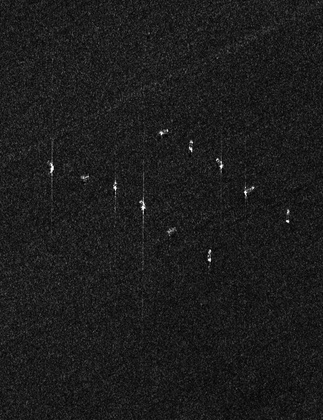
%> input picture testdata/2.jpg, 323 x 420 px, shrunk from 1001 x 1301 before the run
$ octave --eval "sar_cfar_6(imread('testdata/2.jpg'));"   (GNU Octave 9; MATLAB toolbox functions it lacks are replaced by stand-ins)
%> lines starting %> are read from the running program, lines starting %| are printed output that depends on the picture; in (x1, y1, x2, y2) boxes, pixels count from 0 and x2, y2 are one past the last pixel; in counts of white or black regions, pixels touching at a corner belong together; the program's own positions count from 1
function sar_cfar_6(f,width,height,pfa)
%SAR图像CFAR目标检测算法，算法采用的是基于瑞利分布的双参数CFAR算法
%   sar_cfar_4(hObject,eventdata,handles,f)，hObject,eventdata,handles分别是
%   图形界面程序传递下来的对象，事件，句柄；在这里，对象和事件均未使用，只使用了
%   句柄，f为输入的SAR图像，此时，SAR图像已经由三维变成了一维

tic;
densGate = 2;              %密度滤波阈值
rad = 2;                        %形态学滤波结构元素半径值
f = double(f);
f_size = size(f);
%> f_size = [420 323]
if nargin<2
	width = 20;
	height = 20;
    pfa = 0.001;
end
pf = pfa;
%--------------------------------------------------------------------------
%        一、确定CFAR检测器参数，包括窗口尺寸，保护区宽度，杂波区宽度
%--------------------------------------------------------------------------

%--确定CFAR检测器的参数
%--1.取长宽中的最大值
global tMaxLength;
tMaxLength = max(width,height);

%--2.确定保护区的边长
global proLength;
proLength = tMaxLength*2 + 1;                           %为方便计算，取为奇数

%--3.确定杂波区环形宽度
global cLength;
cLength = 1;                                            %厚度一般为1个像素点

%--4.计算用于杂波区域的像素数
numPix = 2*cLength*(2*cLength+proLength+proLength);

%--5.CFAR检测器边长的一半
global cfarHalfLength;
cfarHalfLength = tMaxLength+cLength;

%--6.CFAR检测器边长
global cfarLength;
cfarLength = proLength + 2*cLength;

%--------------------------------------------------------------------------
%         二、对原图像边界扩充，以消除边界的影响
%--------------------------------------------------------------------------
padLength = cfarHalfLength;           %确定图像填充的边界大小为CFAR滑窗的一半
global g;
g = padarray(f,[padLength padLength],'symmetric');      %g为填充后的图像
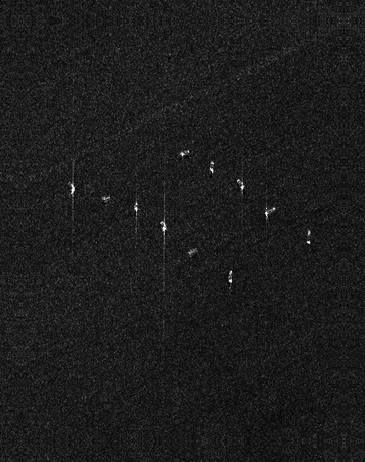
%> g: size 462x365 double; min 0, max 255, mean 28.4
global g_dis;                                           %画图
g_dis = g;                                              %画图

%--------------------------------------------------------------------------
%         三、确定CFAR阈值
%--------------------------------------------------------------------------

th = (2*sqrt(-log(pf))-sqrt(pi))/(sqrt(4-pi));  %该阈值由认为确定的虚警概率求
                                                %得

%--------------------------------------------------------------------------
%        四、利用CFAR检测器，求解局部阈值，执行单个像素点的判断
%--------------------------------------------------------------------------

%--1.定义结果处理矩阵
global resultArray
resultArray = zeros(size(g));
gloTh = 0.8 * mean2(g);
%> gloTh = 22.75
disp(['global threshold is ', num2str(gloTh)]);
%| global threshold is 22.7471
%--2.CFAR检测
for i = (1+padLength):(f_size(1)+padLength)
    for j = (1+padLength):(f_size(2)+padLength)
        if g(i,j) < gloTh
            continue;
        end
        [csIndex1, csIndex2, csIndex3, csIndex4] = getEstSec(i,j,1);
                        %得到(i,j)处像素所对应的4个杂波估计区域，如上图所示
        [u,delta] = cfarEstPra(csIndex1,csIndex2,csIndex3,csIndex4);
                        %由杂波区域得到均值和标准偏差
        temp = (g(i,j)-u)/delta;    %计算双参数CFAR检测判别式
        %目标点判别
        if temp > th
            resultArray(i,j) = 1;
        end
        i
        j
    end
end
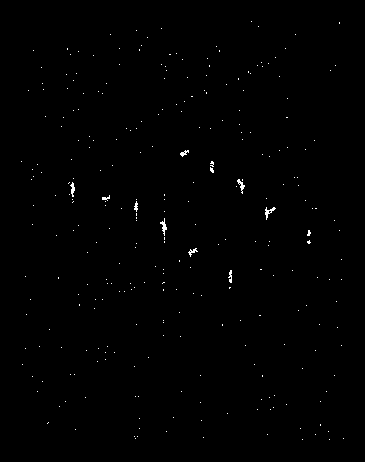
%> resultArray: size 462x365 double; values 0 (black) and 1 (white), 0.41% white in thin lines or dots, all inside (x1, y1, x2, y2) = (21, 21, 344, 440)

%--------------------------------------------------------------------------
%                         五、目标像素聚类
%--------------------------------------------------------------------------
%--1.密度滤波
[row col] = find(resultArray == 1);     %找到目标像素点的行列坐标
%> row = 690 values from 22 to 440; col = 690 values from 22 to 344
numIndex2 = numel(row);                 %确定目标点个数
%> numIndex2 = 690
resultArray2 = zeros(size(g));          %resultArray2用以存放密度滤波后的矩阵
for k = 1:numIndex2                     %执行密度滤波
    resultArray2(row(k),col(k)) = densfilt(row(k),col(k),width,height,...
                                   densGate);
end
%> this loop made 690 passes
%> (rStart in densfilt, rEnd in densfilt, cStart in densfilt, cEnd in densfilt, num in densfilt, value in densfilt) on passes 1 to 3: (152, 172, 12, 32, 1, 0), (355, 375, 13, 33, 1, 0), (267, 287, 16, 36, 1, 0)
%> pass 1, in densfilt, `densSection = resultArray(rStart:rEnd,cStart:cEnd);`:
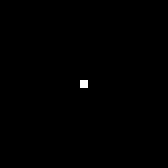
%> densSection: size 21x21 double (shown 8 times larger); values 0 (black) and 1 (white), 0.23% white in thin lines or dots, all inside (x1, y1, x2, y2) = (10, 10, 11, 11)
%> after the loop:
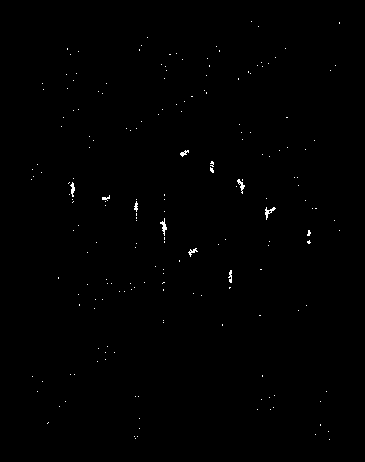
%> resultArray2: size 462x365 double; values 0 (black) and 1 (white), 0.36% white in thin lines or dots, all inside (x1, y1, x2, y2) = (31, 21, 340, 440)

%--2.形态学滤波
se = strel('disk',rad);
resultArray3 = imclose(resultArray2,se);        %闭运算
se = strel('disk',1);
resultArray3 = imerode(resultArray3,se);        %腐蚀
%> resultArray3: size 462x365 double; values 0 (black) and 1 (white), 0.1% white in thin lines or dots, all inside (x1, y1, x2, y2) = (69, 151, 310, 282)
% waitbar(1,hWaitbar,'算法完毕');
% close(hWaitbar);
% toc
% t = toc;                                        %计算算法时间

%--3.展示结果图片
resultArray = resultArray((padLength+1):(end-padLength),(padLength+1):(end-padLength));
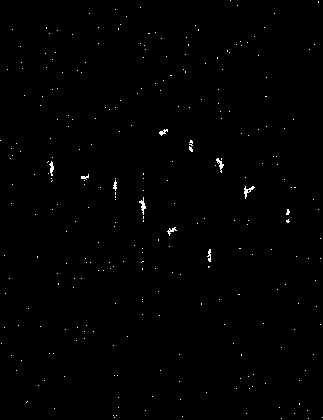
%> resultArray: size 420x323 double; values 0 (black) and 1 (white), 0.51% white in thin lines or dots
figure('Name','CFAR检测后二值图'),imshow(resultArray);
resultArray2 = resultArray2((padLength+1):(end-padLength),(padLength+1):(end-padLength));
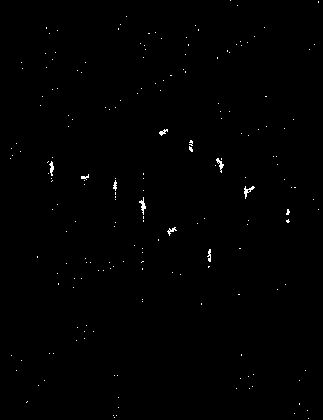
%> resultArray2: size 420x323 double; values 0 (black) and 1 (white), 0.44% white in thin lines or dots
figure('Name','密度滤波后二值图'),imshow(resultArray2);
resultArray3 = resultArray3((padLength+1):(end-padLength),(padLength+1):(end-padLength));
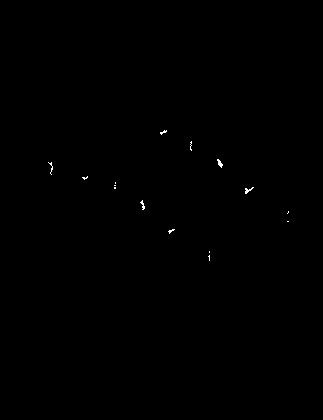
%> resultArray3: size 420x323 double; values 0 (black) and 1 (white), 0.13% white in thin lines or dots, all inside (x1, y1, x2, y2) = (48, 130, 289, 261)
figure('Name','形态滤波后二值图'),imshow(resultArray3);
toc;
%--4.计算检测性能
% [rows, cols] = size(resultArray);
% countAll = sum(sum(resultArray));
% PAll = countAll/rows/cols;
% countTar = sum(sum(resultArray2));
% countFal = countAll - countTar;

% % --------------------------------------------------------------------------
% %                            本算法中用到的函数
% % --------------------------------------------------------------------------
% %
% % ------------一、密度滤波函数-----------------------------------------------
function value = densfilt(r,c,width,height,densGate)
%   value=densfilt(r,c,width,height,densGate)，r、c分别代表测试像素的行和列；
%   width、height分表代表滤波矩形模板的宽和高，densGate代表滤波阈值，value值
%   是判别结果

global resultArray
a = ceil(height/2);
b = ceil(width/2);
%--1.计算以测试像素为中心的滤波矩形模板的位置
rStart = r - a;
rEnd = r + a;
cStart = c - b;
cEnd = c + b;

%--2.得到矩形模型模板中的目标像素数
densSection = resultArray(rStart:rEnd,cStart:cEnd);
num = sum(densSection(:));

%--3.判断滤波
if num >= densGate
    value = 1;
else
    value = 0;
end

%%-------------二、得到四个杂波参数估计区域的行列索引值------------------------
% [20 lines left out: function getEstSec, not called in this run]

%--------------三、计算CFAR检测器内位于杂波区域的均值、标准偏差---------------
% [22 lines left out: function cfarEstPra, not called in this run]
% global g_dis;
% g_dis(csIn1(1):csIn1(2),csIn1(3):csIn1(4))=0;
%                                                                      %画图
% g_dis(csIn2(1):csIn2(2),csIn2(3):csIn2(4))=0;
%                                                                      %画图
% g_dis(csIn3(1):csIn3(2),csIn3(3):csIn3(4))=0;
%                                                                      %画图
% g_dis(csIn4(1):csIn4(2),csIn4(3):csIn4(4))=0;
% imshow(g_dis,[])                                                     %画图
